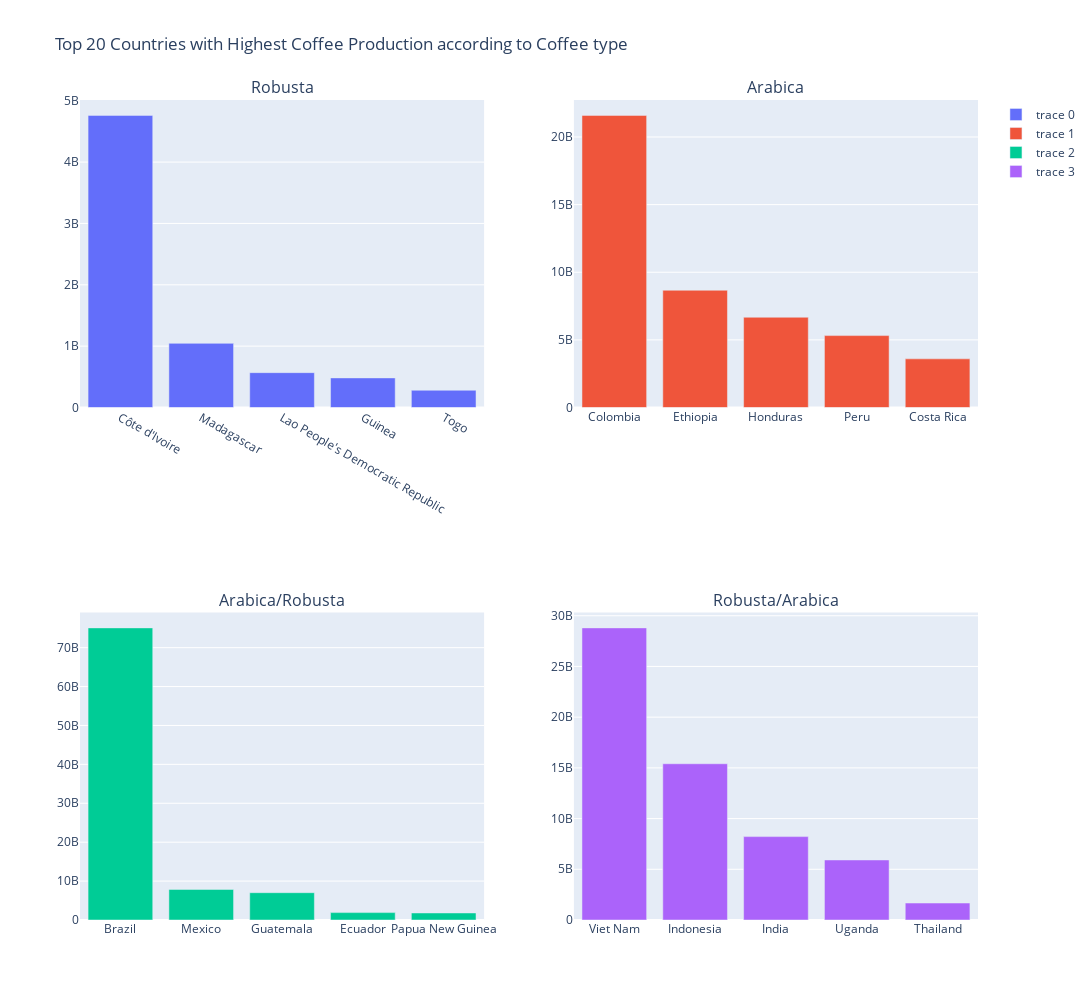

Notebook source saved alongside this figure:
### Code cell
fig = make_subplots(rows=2, cols=2, subplot_titles=("Robusta", "Arabica", "Arabica/Robusta", "Robusta/Arabica"))

fig.add_trace(
    go.Bar(x=robusta.Country, y=robusta.Total_production),
                 row=1, col=1
)
fig.add_trace(
    go.Bar(x=arabica.Country, y=arabica.Total_production),
                 row=1, col=2
)
fig.add_trace(
    go.Bar(x=araro.Country, y=araro.Total_production),
                 row=2, col=1
)
fig.add_trace(
    go.Bar(x=roara.Country, y=roara.Total_production),
                 row=2, col=2
)

fig.update_layout(height=1000, width=1300, title_text="Top 20 Countries with Highest Coffee Production according to Coffee type")
fig.show()

### Figure 1 — Plotly figure (JSON) as saved in the notebook; plotly's stock layout.template omitted (floating-point values rounded to 4 significant figures)
{"data": [{"type": "bar", "x": ["Côte d'Ivoire", "Madagascar", "Lao People's Democratic Republic", "Guinea", "Togo"], "xaxis": "x", "y": [4761420000, 1045560000, 568080000, 482460000, 281400000], "yaxis": "y"}, {"type": "bar", "x": ["Colombia", "Ethiopia", "Honduras", "Peru", "Costa Rica"], "xaxis": "x2", "y": [21598620000, 8669520000, 6672720000, 5317620000, 3596700000], "yaxis": "y2"}, {"type": "bar", "x": ["Brazil", "Mexico", "Guatemala", "Ecuador", "Papua New Guinea"], "xaxis": "x3", "y": [75082980000, 7853520000, 7020540000, 1900380000, 1803120000], "yaxis": "y3"}, {"type": "bar", "x": ["Viet Nam", "Indonesia", "India", "Uganda", "Thailand"], "xaxis": "x4", "y": [28803180000, 15404880000, 8222220000, 5919480000, 1674000000], "yaxis": "y4"}], "layout": {"annotations": [{"font": {"size": 16}, "showarrow": false, "text": "Robusta", "x": 0.225, "xanchor": "center", "xref": "paper", "y": 1, "yanchor": "bottom", "yref": "paper"}, {"font": {"size": 16}, "showarrow": false, "text": "Arabica", "x": 0.775, "xanchor": "center", "xref": "paper", "y": 1, "yanchor": "bottom", "yref": "paper"}, {"font": {"size": 16}, "showarrow": false, "text": "Arabica/Robusta", "x": 0.225, "xanchor": "center", "xref": "paper", "y": 0.375, "yanchor": "bottom", "yref": "paper"}, {"font": {"size": 16}, "showarrow": false, "text": "Robusta/Arabica", "x": 0.775, "xanchor": "center", "xref": "paper", "y": 0.375, "yanchor": "bottom", "yref": "paper"}], "height": 1000, "title": {"text": "Top 20 Countries with Highest Coffee Production according to Coffee type"}, "width": 1300, "xaxis": {"anchor": "y", "domain": [0, 0.45]}, "xaxis2": {"anchor": "y2", "domain": [0.55, 1]}, "xaxis3": {"anchor": "y3", "domain": [0, 0.45]}, "xaxis4": {"anchor": "y4", "domain": [0.55, 1]}, "yaxis": {"anchor": "x", "domain": [0.625, 1]}, "yaxis2": {"anchor": "x2", "domain": [0.625, 1]}, "yaxis3": {"anchor": "x3", "domain": [0, 0.375]}, "yaxis4": {"anchor": "x4", "domain": [0, 0.375]}}}
